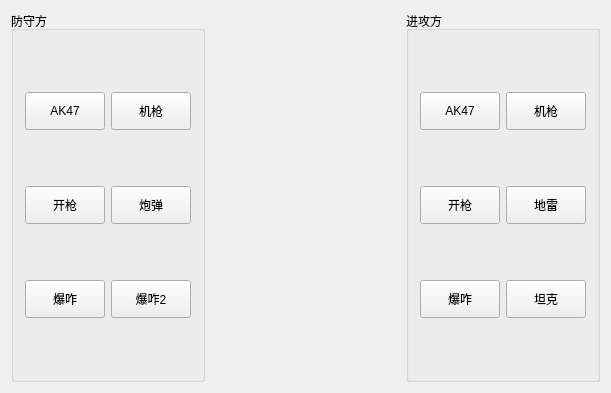
<?xml version="1.0" encoding="UTF-8"?>
<ui version="4.0">
 <class>Widget</class>
 <widget class="QWidget" name="Widget">
  <property name="geometry">
   <rect>
    <x>0</x>
    <y>0</y>
    <width>611</width>
    <height>393</height>
   </rect>
  </property>
  <property name="windowTitle">
   <string>QSoundEffect播放声音</string>
  </property>
  <property name="styleSheet">
   <string notr="true">QPushButton{min-height:30px;
}</string>
  </property>
  <layout class="QHBoxLayout" name="horizontalLayout">
   <item>
    <widget class="QGroupBox" name="groupBox">
     <property name="title">
      <string>防守方</string>
     </property>
     <layout class="QGridLayout" name="gridLayout_2">
      <item row="0" column="0">
       <widget class="QPushButton" name="pushButton">
        <property name="text">
         <string>AK47</string>
        </property>
       </widget>
      </item>
      <item row="0" column="1">
       <widget class="QPushButton" name="pushButton_2">
        <property name="text">
         <string>机枪</string>
        </property>
       </widget>
      </item>
      <item row="1" column="0">
       <widget class="QPushButton" name="pushButton_3">
        <property name="text">
         <string>开枪</string>
        </property>
       </widget>
      </item>
      <item row="1" column="1">
       <widget class="QPushButton" name="pushButton_9">
        <property name="text">
         <string>炮弹</string>
        </property>
       </widget>
      </item>
      <item row="2" column="0">
       <widget class="QPushButton" name="pushButton_4">
        <property name="text">
         <string>爆咋</string>
        </property>
       </widget>
      </item>
      <item row="2" column="1">
       <widget class="QPushButton" name="pushButton_10">
        <property name="text">
         <string>爆咋2</string>
        </property>
       </widget>
      </item>
     </layout>
    </widget>
   </item>
   <item>
    <spacer name="horizontalSpacer">
     <property name="orientation">
      <enum>Qt::Horizontal</enum>
     </property>
     <property name="sizeHint" stdset="0">
      <size>
       <width>40</width>
       <height>20</height>
      </size>
     </property>
    </spacer>
   </item>
   <item>
    <widget class="QGroupBox" name="groupBox_2">
     <property name="title">
      <string>进攻方</string>
     </property>
     <layout class="QGridLayout" name="gridLayout">
      <item row="1" column="1">
       <widget class="QPushButton" name="pushButton_11">
        <property name="text">
         <string>地雷</string>
        </property>
       </widget>
      </item>
      <item row="1" column="0">
       <widget class="QPushButton" name="pushButton_7">
        <property name="text">
         <string>开枪</string>
        </property>
       </widget>
      </item>
      <item row="2" column="0">
       <widget class="QPushButton" name="pushButton_8">
        <property name="minimumSize">
         <size>
          <width>0</width>
          <height>32</height>
         </size>
        </property>
        <property name="text">
         <string>爆咋</string>
        </property>
       </widget>
      </item>
      <item row="0" column="0">
       <widget class="QPushButton" name="pushButton_5">
        <property name="text">
         <string>AK47</string>
        </property>
       </widget>
      </item>
      <item row="0" column="1">
       <widget class="QPushButton" name="pushButton_6">
        <property name="text">
         <string>机枪</string>
        </property>
       </widget>
      </item>
      <item row="2" column="1">
       <widget class="QPushButton" name="pushButton_12">
        <property name="text">
         <string>坦克</string>
        </property>
       </widget>
      </item>
     </layout>
    </widget>
   </item>
  </layout>
 </widget>
 <layoutdefault spacing="6" margin="11"/>
 <resources/>
 <connections/>
</ui>
